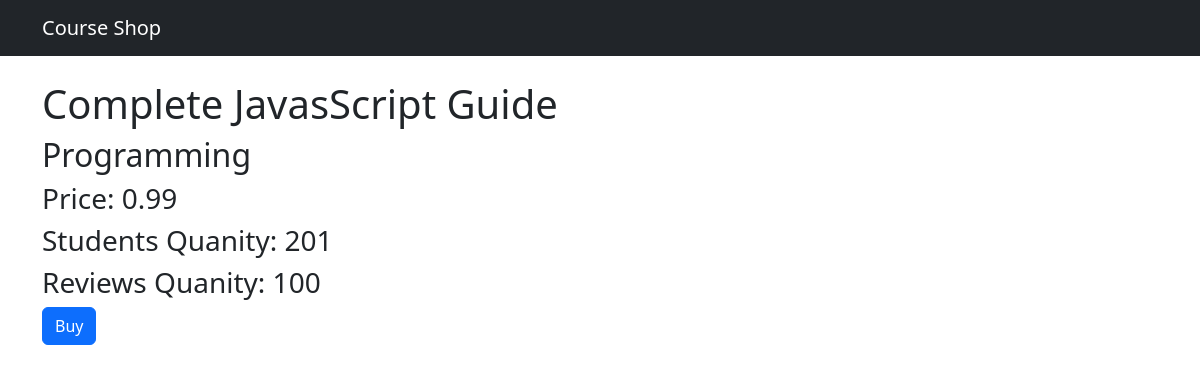
The page /shop/3 on the database its author committed.
### shop/models.py (models this page shows, shortened)
class Course (models.Model):
  title = models.CharField(max_length=255)
  price = models.FloatField()
  students_qty = models.IntegerField()
  reviews_qty = models.IntegerField()
  category = models.ForeignKey(Category, on_delete=models.CASCADE)
  created_at = models.DateTimeField(default= timezone.now)

class Category (models.Model):
  title = models.CharField(max_length=300)
  created_at = models.DateTimeField(default= timezone.now)
  def __str__(self):
    return self.title

### shop/views.py (the view)
# urls.py: path('<int:course_id>', views.single_course, name="single_course")
def single_course(request, course_id):
  course = get_object_or_404(Course, pk=course_id)
  return render(request, 'shop/single_course.html', {'course': course})

### templates/shop/single_course.html (shortened to what this page needs)
{% extends 'base.html' %}
{% block content %}
<h1 class="mt-4">{{course.title}}</h1>
<h2>{{course.category}}</h2>
<h3>Price: {{course.price}}</h3>
<h3>Students Quanity: {{course.students_qty}}</h3>
<h3>Reviews Quanity: {{course.reviews_qty}}</h3>
<button class="btn btn-primary">Buy</button>
{% endblock %}

### rows shown on the page
Course: title "Complete JavasScript Guide", category "Programming", price "0.99", students_qty "201", reviews_qty "100"
